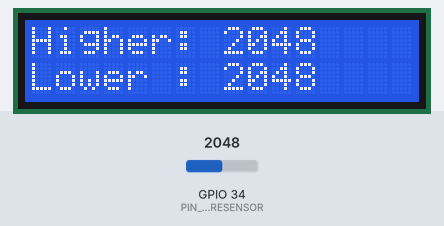
The program below on a simulated ESP32. On the bench: 16×2 character LCD. The inputs (shaded band) are chosen by the test bench; at power-on: GPIO 34 (PIN_SOILMOISTURESENSOR) = 2048.

Above: at 1.2 s.
1.3 s: GPIO 34 (PIN_SOILMOISTURESENSOR) set to 2866
At 2.8 s:
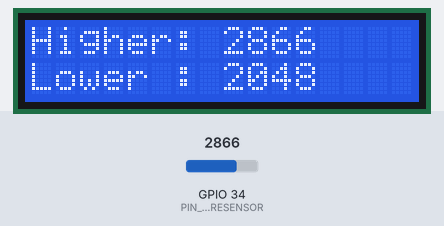
3.1 s: GPIO 34 (PIN_SOILMOISTURESENSOR) set to 3603
At 3.5 s:
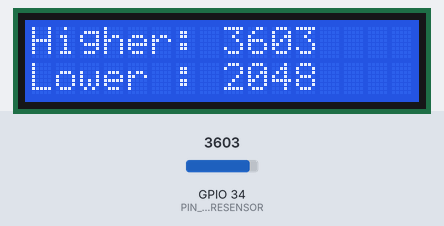
4.7 s: GPIO 34 (PIN_SOILMOISTURESENSOR) set to 4095
At 5.2 s:
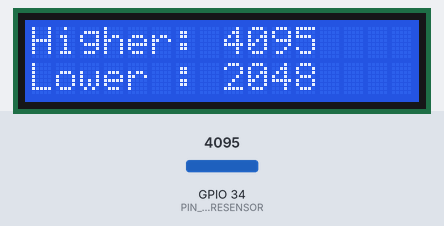
Timing chart, 0 to 7.7 s (numbered marks = the images above; inputs shaded):
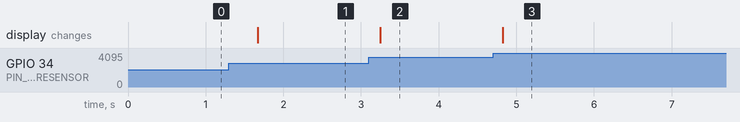

Measured:
- after the input at 1.3 s, the display: changes after 0.37 s (image 1)
- after the input at 3.1 s, the display: changes after 0.15 s (image 2)
- after the input at 4.7 s, the display: changes after 0.13 s (image 3)

The program:

main.cpp
```cpp
#include <Arduino.h>
#include <LiquidCrystal_I2C.h>

#define PIN_SOILMOISTURESENSOR 34
int soilValue = 0;
int soilHigherValue = 0;
int soilLowerValue = 0;

LiquidCrystal_I2C lcd (0x27, 16,2);

void setup() {
  lcd.init();
  lcd.backlight();

  soilValue = analogRead(PIN_SOILMOISTURESENSOR);
  soilLowerValue = soilHigherValue = soilValue;
}

void loop() {
  soilValue = analogRead(PIN_SOILMOISTURESENSOR);
  soilHigherValue = (soilValue > soilHigherValue)? soilValue : soilHigherValue;
  soilLowerValue  = (soilValue < soilLowerValue) ? soilValue : soilLowerValue;

  lcd.clear();
  lcd.setCursor(0, 0);
  lcd.print("Higher: " + String(soilHigherValue));
  lcd.setCursor(0, 1);
  lcd.print("Lower : " + String(soilLowerValue));
  delay(500);

}
```
